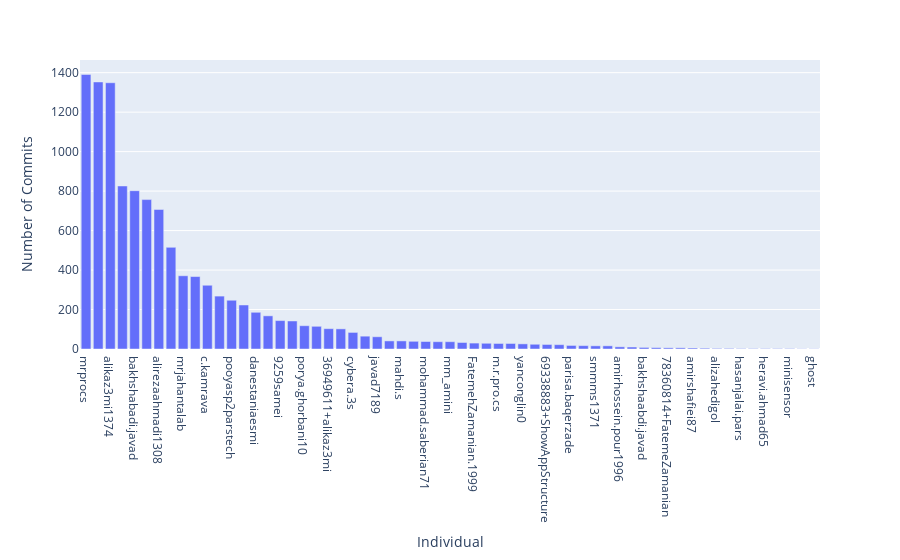

Notebook code for this chart:
### Code cell
from collections import defaultdict

def dsum(*dicts):
    ret = defaultdict(int)
    for d in dicts:
        for k, v in d.items():
            ret[k] += v
    return dict(ret)



all = (dsum(*[eval(dict_) for dict_ in df_merged.get('Main Developers')]))
sorted_data = dict(sorted(all.items(), key=lambda item: item[1], reverse=True))

fig = px.bar(x=sorted_data.keys(), y=sorted_data.values(), labels={'x': 'Individual', 'y': 'Number of Commits'})
fig.show()
fig.write_image("./sorted_bar_chart.png", width=1920, height=1080, scale=2)
sorted_df = pd.DataFrame(list(sorted_data.items()), columns=['Key', 'Sum of Values'])

# Save the DataFrame to an Excel file
excel_path = 'commits_per_user.xlsx'  # Specify your desired path and file name
sorted_df.to_excel(excel_path, index=False)

### Figure 1 — Plotly figure (JSON) as saved in the notebook; plotly's stock layout.template omitted (floating-point values rounded to 4 significant figures)
{"data": [{"alignmentgroup": "True", "hovertemplate": "Individual=%{x}<br>Number of Commits=%{y}<extra></extra>", "legendgroup": "", "marker": {"color": "#636efa", "pattern": {"shape": ""}}, "name": "", "offsetgroup": "", "orientation": "v", "showlegend": false, "textposition": "auto", "type": "bar", "x": ["mrprocs", "omidsadeghnezhad97", "alikaz3mi1374", "milad.ahmadi.job", "bakhshabadi.javad", "moein.mousavi1378", "alirezaahmadi1308", "mehdinemati.nmt", "mrjahantalab", "jhamed.dp", "c.kamrava", "sajjadaemmi", "pooyasp2parstech", "“a.h.mirshafiei", "danestaniaesmi", "yanconglin", "9259samei", "hosseiniszh", "porya.ghorbani10", "fatemehzamanian.1999", "36949611+alikaz3mi", "parstech", "cybera.3s", "72157067+MaryamBoneh", "javad7189", "a.h.mirshafiei", "mahdi.s", "jhamed2005", "mohammad.saberian71", "maryamboneh", "mm_amini", "ahmadrezaahmadi.dev", "FatemehZamanian.1999", "m.r.fatehinia", "m.r.pro.cs", "mohammad.saberian", "yanconglin0", "jalalianmohse89", "69338883+ShowAppStructure", "ganjbakhsh.ali", "parisa.baqerzade", "bakhshabadi,javad", "smmms1371", "jalalianmohsen89", "amirhossein.pour1996", "you", "bakhshaabdi.javad", "alikazemi", "78360814+FatemeZamanian", "myadegar", "amirshafiei87", "example", "alizahedigol", "benyamin.zojaji", "hasanjalai.pars", "poray.ghorbani10", "heravi.ahmad65", "ali_tamini", "minisensor", "m.noee.darbani", "ghost"], "xaxis": "x", "y": [1391, 1353, 1349, 826, 802, 757, 707, 515, 371, 367, 323, 268, 247, 223, 186, 168, 144, 142, 118, 115, 103, 102, 84, 65, 62, 41, 41, 39, 38, 37, 37, 33, 30, 29, 28, 28, 26, 24, 23, 22, 18, 17, 16, 16, 11, 10, 8, 7, 6, 6, 5, 4, 3, 3, 2, 2, 2, 2, 2, 1, 1], "yaxis": "y"}], "layout": {"barmode": "relative", "legend": {"tracegroupgap": 0}, "margin": {"t": 60}, "xaxis": {"anchor": "y", "domain": [0, 1], "title": {"text": "Individual"}}, "yaxis": {"anchor": "x", "domain": [0, 1], "title": {"text": "Number of Commits"}}}}
